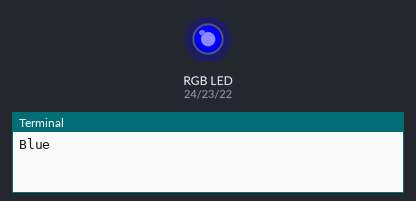
The program below on a simulated Raspberry Pi (BCM pin numbers). Parts: an RGB LED mixed from three pins (HIGH = lit), the last lines printed to the terminal. At 14.0 s the program stops and its outputs stay as they are.

Above: at 0.1 s.
At 2.1 s:
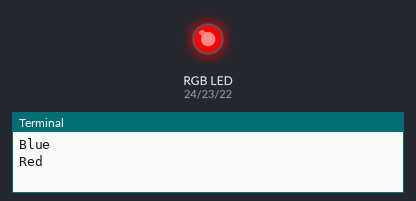
At 4.1 s:
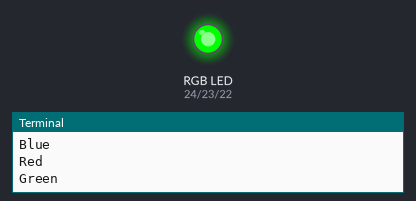
At 6.1 s:
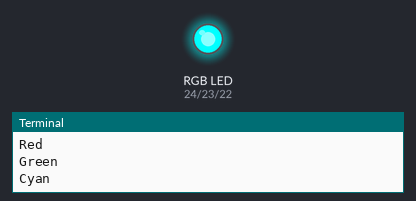
At 10.1 s:
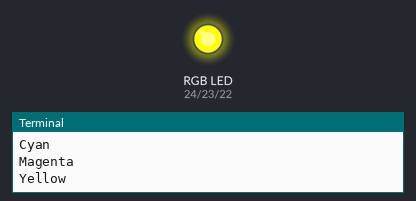
At 14.1 s:
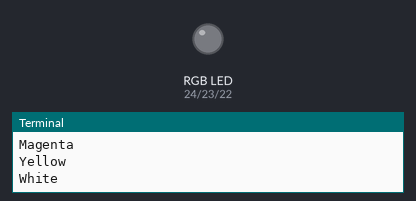
Timing chart, 0 to 15.5 s (numbered marks = the images above):
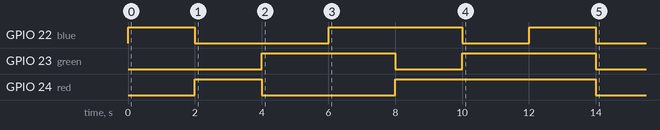

The program:

rgbled.py
```python
#!/usr/bin/env python
# Raspberry Pi Zero Cookbook
# Chapter 6
# Manipulating an RGB LED
import time
import RPi.GPIO as GPIO
GPIO.setmode(GPIO.BCM)
#Set up GPIO 22,23,24 as our LED outputs
GPIO.setup(22, GPIO.OUT)
GPIO.setup(23, GPIO.OUT)
GPIO.setup(24, GPIO.OUT)

red = GPIO.PWM(24,50)
green = GPIO.PWM(23,50)
blue = GPIO.PWM(22,50)

#RGB Values
redbr=50
greenbr=50
bluebr=50

red.start(0)
green.start(0)
blue.start(0)

def main():
	rgblight(0,0,0)
	print "Blue"
	rgblight(0,0,100)
	time.sleep(2)
	print "Red"
	rgblight(100,0,0)
	time.sleep(2)
	print "Green"
	rgblight(0,100,0)
	time.sleep(2)
	print "Cyan"
	rgblight(0,100,100)
	time.sleep(2)
	print "Magenta"
	rgblight(100,0,100)
	time.sleep(2)
	print "Yellow"
	rgblight(100,100,0)
	time.sleep(2)
	print "White"
	rgblight(100,100,100)
	time.sleep(2)
	rgblight(0,0,0)
def rgblight(rpwm,gpwm,bpwm):
	red.ChangeDutyCycle(rpwm)
	green.ChangeDutyCycle(gpwm)
	blue.ChangeDutyCycle(bpwm)
if __name__== '__main__':
	main()
```

Measured:
- by itself, GPIO 22 (blue): goes HIGH 2.0 s, LOW 4.0 s, HIGH 4.0 s, LOW 2.0 s, HIGH 2.0 s, then LOW
- by itself, GPIO 23 (green): alternates HIGH for 4.0 s and LOW for 2.0 s
- by itself, GPIO 24 (red): LOW → HIGH at 2.0 s, → LOW 2.0 s later, → HIGH 4.0 s later, → LOW 6.0 s later
